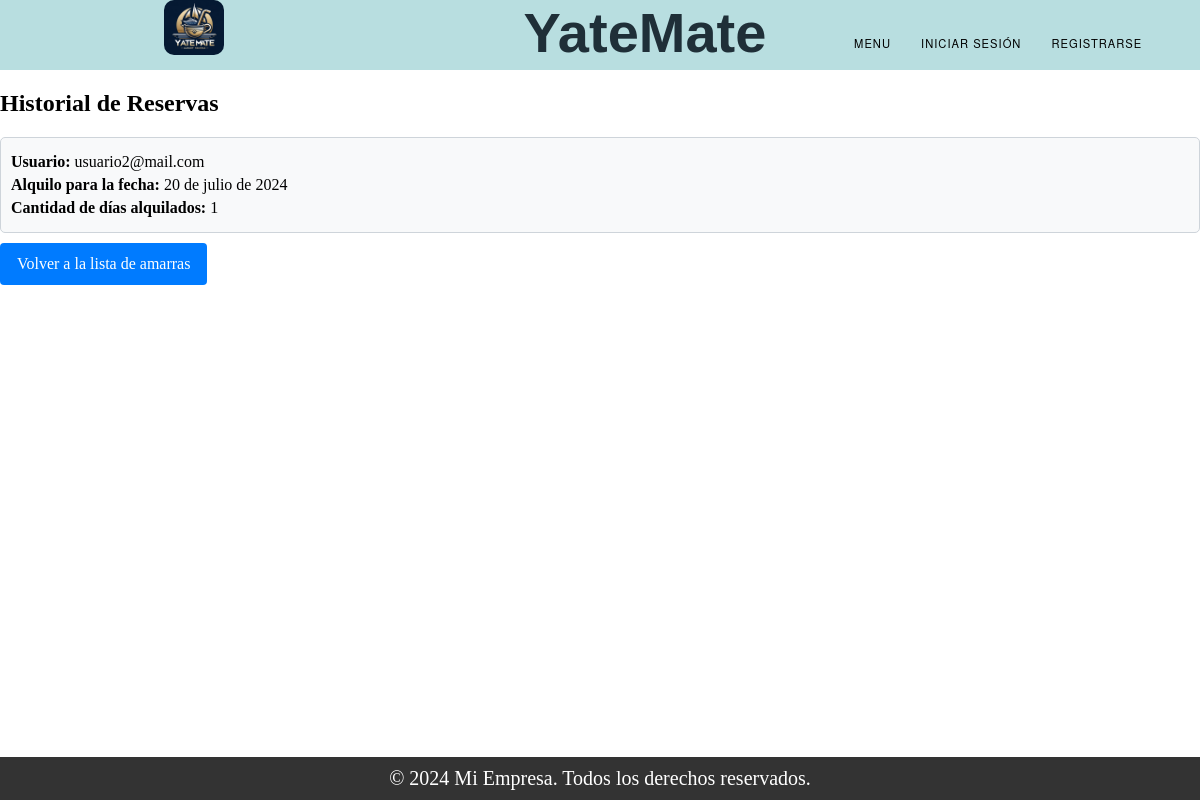
Page /ver_reservas/3/ on the committed database.
### Amarra/models.py (models this page shows, shortened)
class Reserva(models.Model):
    ESTADOS = (
        ('Vigente', 'Vigente'),
        ('En Proceso', 'En Proceso'),
        ('Finalizado', 'Finalizado'),
    )
    publicacion = models.ForeignKey(Publicacion_Amarra, on_delete=models.CASCADE)
    fecha_ingreso = models.DateField(null=True)
    cant_dias = models.TextField()
    usuario = models.ForeignKey(User, on_delete=models.CASCADE)
    estado = models.CharField(max_length=20, choices=ESTADOS, default='Vigente')

### Register/models.py (models this page shows, shortened)
class User(models.Model):
    TIPOS = (
        ('Administrador', 'Administrador'),
        ('Usuario', 'Usuario'),
        ('Cliente', 'Cliente'),
    )
    mail = models.CharField(max_length=150, unique=True)  # Nombre de usuario (email).
    tipo = models.CharField(max_length=20, choices=TIPOS)
    password = models.CharField(max_length=128)  # Contraseña.
    nombre = models.CharField(max_length=255)
    apellido = models.CharField(max_length=255)
    dni = models.CharField(max_length=20)
    fecha_expiracion_dni = models.DateField()
    nacionalidad = models.CharField(max_length=100)
    genero = models.CharField(max_length=10)
    domicilio = models.CharField(max_length=255)
    fecha_nacimiento = models.DateField()
    cuil_cuit = models.CharField(max_length=20)
    moroso = models.BooleanField(default=False)

### Amarra/views.py (the view)
# urls.py: path('ver_reservas/<int:id>/', views.ver_reservas, name='ver_reservas'),
def ver_reservas(request, id):
    publicacion = get_object_or_404(Publicacion_Amarra, id=id)
    reservas = Reserva.objects.filter(publicacion=publicacion).order_by('fecha_ingreso')
    return render(request, 'ver_reservas.html', {'publicacion': publicacion, 'reservas': reservas})

### Trueque/context_processors.py (called while the page is built)
def conversaciones_usuario(request):
    user_id = request.session.get('user_id')
    if user_id:
        conversaciones = Conversacion.objects.filter(Q(dueño_publicacion=user_id) | Q(solicitante=user_id))
        return {'conversaciones_usuario': conversaciones}
    else:
        return {'conversaciones_usuario': []}

### Amarra/templates/ver_reservas.html (shortened to what this page needs)
{% extends "base.html" %}
{% block content %}
<h2>Historial de Reservas</h2>
{% if reservas %}
    <div class="reservas-container">
        {% for reserva in reservas %}
            <div class="reserva-item">
                <p><strong>Usuario:</strong> {{ reserva.usuario.mail }}</p>
                <p><strong>Alquilo para la fecha:</strong> {{ reserva.fecha_ingreso }}</p>
                <p><strong>Cantidad de días alquilados:</strong> {{ reserva.cant_dias }}</p>
            </div>
        {% endfor %}
    </div>
{% else %}
    <p>No hay reservas para esta publicación.</p>
{% endif %}
<a href="{% url 'mis_publicaciones' %}" class="btn">Volver a la lista de amarras</a>
{% endblock %}

### static/css/styles.css (style rules this page uses)
body { margin: 0; padding: 0; }

### Amarra/templates/ver_reservas.html (style rules this page uses)
.reservas-container { margin-top: 20px; }
.reserva-item { margin-bottom: 10px; padding: 10px; border: 1px solid #ced4da; border-radius: 5px; background-color: #f8f9fa; }
.reserva-item p { margin: 5px 0; }
.btn { display: inline-block; font-weight: 400; color: #fff; text-align: center; vertical-align: middle; cursor: pointer; background-color: #007bff; border: 1px solid transparent; padding: 0.5rem 1rem; font-size: 1rem; line-height: 1.5; border-radius: 0.25rem; transition: background-color 0.3s ease-in-out, border-color 0.3s ease-in-out; text-decoration: none; }

### rows in the picture
Reserva: usuario.mail "usuario2@mail.com", fecha_ingreso "20 de julio de 2024", cant_dias "1"
